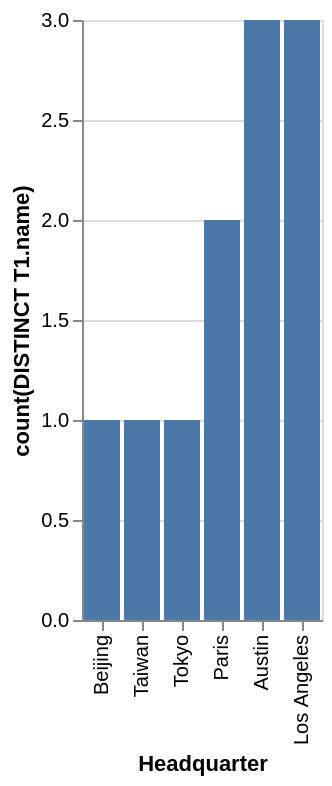

Express this chart as Vega-Lite.
### Vega-Lite specification from a JSON file in a GitHub repository (floating-point values rounded to 4 significant figures)
{"data": {"values": [{"x_data": "Beijing", "y_data": 1}, {"x_data": "Taiwan", "y_data": 1}, {"x_data": "Tokyo", "y_data": 1}, {"x_data": "Paris", "y_data": 2}, {"x_data": "Austin", "y_data": 3}, {"x_data": "Los Angeles", "y_data": 3}]}, "mark": "bar", "encoding": {"x": {"field": "x_data", "type": "nominal", "title": "Headquarter", "sort": {"op": "sum", "field": "y_data", "order": "ascending"}}, "y": {"field": "y_data", "type": "quantitative", "title": "count(DISTINCT T1.name)"}}}
